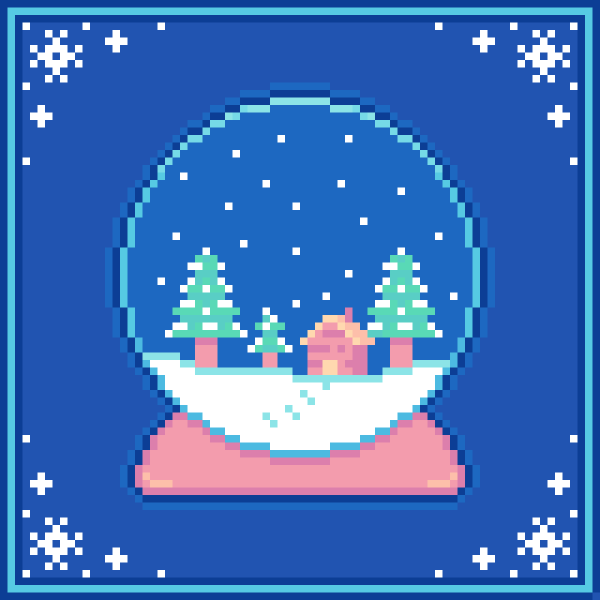
#> input picture Pics/sr256b49a296aaws3.png, 1200 x 1200 px, found by its file name (shown at 1/2 size)
$ python transform_pic.py
#> lines starting #> are read from the running program, lines starting #| are printed output that depends on the picture
from PIL import Image

def transform_to_colored_bitmap(input_image_path, output_image_path):
    # Open the input image
    original_image = Image.open(input_image_path)
#> original_image is the input picture: PIL image 1200x1200 RGBA; mean R, G, B, A 64.4, 113.3, 186.1, 255

    # Resize the image to 64x64 pixels
    resized_image = original_image.resize((64, 64))
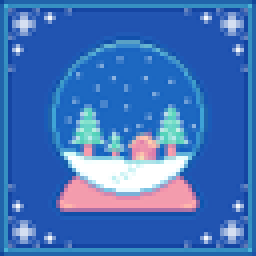
#> resized_image: PIL image 64x64 RGBA (shown 4 times larger); mean R, G, B, A 64.5, 113.6, 186.3, 255

    # Convert the image to RGB mode
    rgb_image = resized_image.convert('RGB')

    # Save the colored bitmap image
    rgb_image.save(output_image_path)

def transform_to_pixel_art(input_image_path, output_image_path):
    # Open the input image
    original_image = Image.open(input_image_path)

    # Resize the image to 64x64 pixels using nearest-neighbor interpolation
    pixel_art_image = original_image.resize((64, 64), Image.NEAREST)
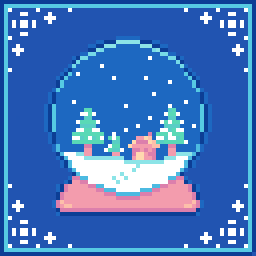
#> pixel_art_image: PIL image 64x64 RGBA (shown 4 times larger); mean R, G, B, A 67.1, 116.3, 187.9, 255

    # Save the pixel art image
    pixel_art_image.save(output_image_path)

if __name__ == "__main__":
    input_path = "D:/Github/64Bit_LED_Matrix_Stripes/Pics/sr256b49a296aaws3.png"  # Change this to the path of your input image
    output_path_orig = "D:/Github/64Bit_LED_Matrix_Stripes/Pics/output_colored_bitmap_orig.bmp"  # Change this to the desired output path
    output_path_pixel = "D:/Github/64Bit_LED_Matrix_Stripes/Pics/output_colored_bitmap_pixel.bmp"  # Change this to the desired output path

    transform_to_colored_bitmap(input_path, output_path_orig)
    transform_to_pixel_art(input_path, output_path_pixel)
